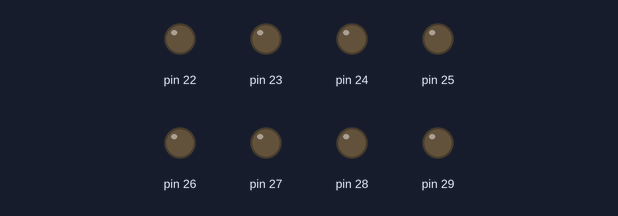
Bench run of a sketch on a simulated Arduino Mega 2560, built with avr-gcc and run on an emulated ATmega2560. Shown: output pins drawn as LEDs (lit = HIGH).

Above: at 0.2 s.
At 1.2 s:
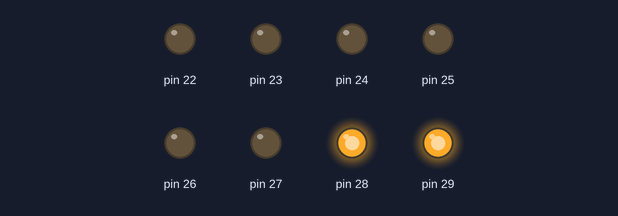
At 2.2 s:
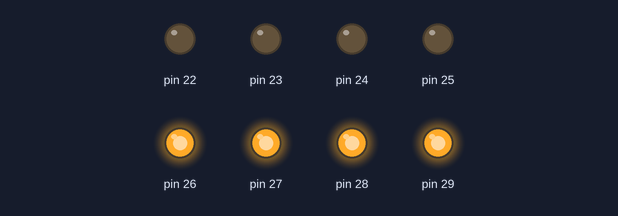
At 4.7 s:
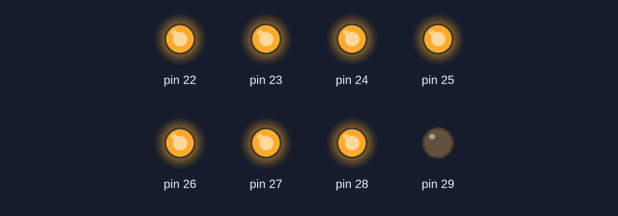
At 7.2 s:
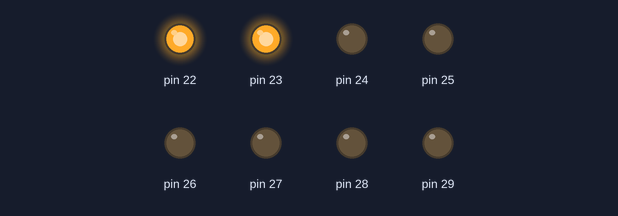
At 9.7 s:
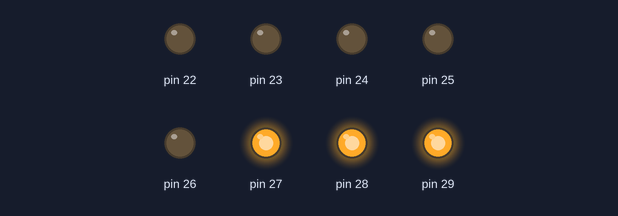
Timing chart, 0 to 10.4 s (numbered marks = the images above):
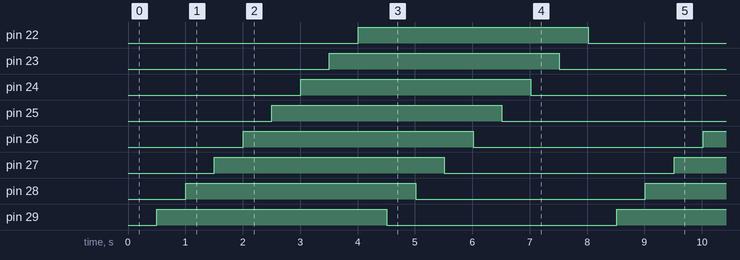

Measured:
- by itself, pin 22–29: alternates HIGH for 4.0 s and LOW for 4.0 s
- by itself, everything shown: repeats every 8.0 s, in 16 steps

The sketch:

AufAbbau.ino
```cpp
/*
  Autor:  Benedikt Walter
  Klasse: 2AHELS
  Titel:  Auf/Abbau
  Datum:  28.2.2022
*/

#define DELAY 500

unsigned long long millistime = 0, counter = 0;

void setup() {
  DDRA = 0xff;
  PORTA = 0x00;
}

void loop() {
  if(millis() - millistime > DELAY) {
    counter++;
    if(counter == 16) {
      PORTA = 0x00;
      counter = 0;
    }
    if(counter < 8)
      PORTA = 0xff << (8-counter);
    else
      PORTA = 0xff >> (counter-8);
    millistime = millis();
  }
}
```
